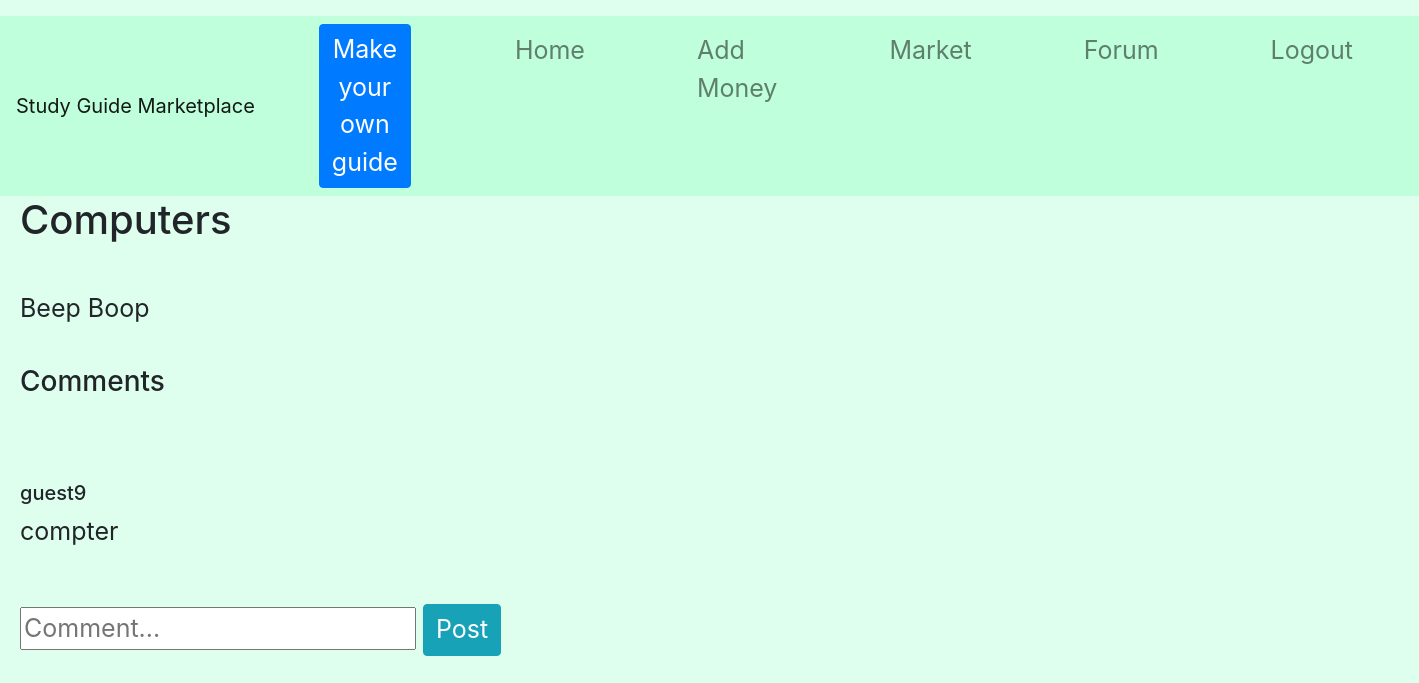
The page /guide/8 (signed in) on the database its author committed.
### tables this page shows
CREATE TABLE guides(id INTEGER, user TEXT, name TEXT, rating REAL, cost INTEGER, buyers INTEGER, subject TEXT, guide TEXT, ratings INTEGER);

CREATE TABLE comments(id INTEGER, user TEXT, comment TEXT);

### app/__init__.py (the view)
    def login_check(*args, **kwargs):
        if 'username' not in session:
            return redirect(url_for("login"))
        return route_function(*args, **kwargs)

### app/__init__.py (called while the page is built)
def protected(route_function):
    def login_check(*args, **kwargs):
        if 'username' not in session:
            return redirect(url_for("login"))
        return route_function(*args, **kwargs)
    login_check.__name__ = route_function.__name__
    return login_check

@app.route("/guide/<number>")
@protected
def guide(number):
    if ops.has_bought(session["username"],number):
        return render_template("guide.html", info = ops.get_guide_info(number), comments = ops.get_comments(number))
    return redirect(url_for("home"))

### app/utl/ops.py (called while the page is built)
def get_guide_info(number):
    db = sqlite3.connect(DB_FILE)
    c = db.cursor()
    c.execute("SELECT * FROM guides WHERE id = ?;" , (number,))
    row = c.fetchone()
    db.close()
    next = {}
    if row is None:
        return next
    next["id"] = row[0]
    next["user"] = row[1]
    next["name"] = row[2]
    next["rating"] = row[3]
    next["cost"] = row[4]
    next["buyers"] = row[5]
    next["subject"] = row[6]
    next["guide"] = row[7]
    next["ratings"] = row[8]
    return next

def get_comments(number):
    db = sqlite3.connect(DB_FILE)
    c = db.cursor()
    c.execute("SELECT * FROM comments WHERE id = ?;" , (number,))
    g = c.fetchall()
    db.close()
    ans = []
    for row in g:
        temp = []
        temp.append(row[1])
        temp.append(row[2])
        ans.append(temp)
    return ans

def has_bought(username, id):
    db = sqlite3.connect(DB_FILE)
    c = db.cursor()
    c.execute("SELECT * FROM buyers WHERE id = ? AND user = ?;" , (id, username))
    ans = True
    if c.fetchone() is None:
        c.execute("SELECT * FROM guides WHERE id = ? AND user = ?;" , (id, username))
        if c.fetchone() is None:
            ans = False
    db.close()
    return ans

### app/templates/guide.html (shortened to what this page needs)
{% extends "base.html" %}
{% block body %}
  <h1>{{info["name"]}}</h1>
  <br>
  {% autoescape false %}
  {{info["guide"] | replace("\n", "<br>")}}
  {% endautoescape %}
  <br>
  <br>
  <h3>Comments</h3>
  <br>
  {% if comments|length == 0 %}
    No comments
  {% else %}
    {% for comment in comments %}
      <br>
      <h5>{{comment[0]}}</h5>
      <p>{{comment[1]}}</p>
    {% endfor %}
  {% endif %}
  <br>
  <form action={{"/opinion/"+(info["id"]|string)}}>
    <input type="text" name="comment" placeholder="Comment...">
    <button type="submit" class="btn btn-info">Post</button>
  </form>
{% endblock %}

### app/static/styles.css (style rules this page uses)
body { background-color: #deffed; font-size: 25px; }
.btn { font-size: 25px; }

### rows shown on the page
guides: name "Computers", guide "Beep Boop"
comments: user "guest9", comment "compter"
